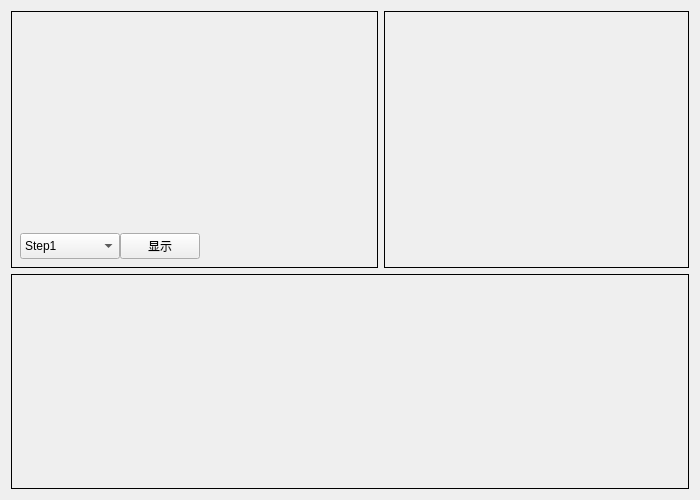
<?xml version="1.0" encoding="UTF-8"?>
<ui version="4.0">
 <class>Step8</class>
 <widget class="QWidget" name="Step8">
  <property name="geometry">
   <rect>
    <x>0</x>
    <y>0</y>
    <width>700</width>
    <height>500</height>
   </rect>
  </property>
  <property name="sizePolicy">
   <sizepolicy hsizetype="Preferred" vsizetype="Expanding">
    <horstretch>0</horstretch>
    <verstretch>0</verstretch>
   </sizepolicy>
  </property>
  <property name="minimumSize">
   <size>
    <width>600</width>
    <height>500</height>
   </size>
  </property>
  <property name="windowTitle">
   <string>Form</string>
  </property>
  <layout class="QVBoxLayout" name="verticalLayout" stretch="6,5">
   <item>
    <layout class="QHBoxLayout" name="horizontalLayout" stretch="6,5">
     <item>
      <widget class="QWidget" name="widget" native="true">
       <property name="sizePolicy">
        <sizepolicy hsizetype="MinimumExpanding" vsizetype="Expanding">
         <horstretch>0</horstretch>
         <verstretch>0</verstretch>
        </sizepolicy>
       </property>
       <property name="minimumSize">
        <size>
         <width>300</width>
         <height>200</height>
        </size>
       </property>
       <property name="styleSheet">
        <string notr="true">#widget{border:1px solid black}</string>
       </property>
       <layout class="QVBoxLayout" name="verticalLayout_3">
        <item>
         <widget class="QWidget" name="widget_2" native="true">
          <property name="sizePolicy">
           <sizepolicy hsizetype="Preferred" vsizetype="Expanding">
            <horstretch>0</horstretch>
            <verstretch>0</verstretch>
           </sizepolicy>
          </property>
          <property name="minimumSize">
           <size>
            <width>300</width>
            <height>0</height>
           </size>
          </property>
          <property name="styleSheet">
           <string notr="true">image: url(:/image/back.png);
border-color: rgb(0, 0, 0);border:1px;</string>
          </property>
         </widget>
        </item>
        <item>
         <layout class="QHBoxLayout" name="horizontalLayout_3">
          <property name="spacing">
           <number>0</number>
          </property>
          <item>
           <widget class="QComboBox" name="comboBox">
            <property name="sizePolicy">
             <sizepolicy hsizetype="Expanding" vsizetype="Fixed">
              <horstretch>0</horstretch>
              <verstretch>0</verstretch>
             </sizepolicy>
            </property>
            <property name="maximumSize">
             <size>
              <width>100</width>
              <height>30</height>
             </size>
            </property>
            <item>
             <property name="text">
              <string>Step1</string>
             </property>
            </item>
            <item>
             <property name="text">
              <string>Step2</string>
             </property>
            </item>
            <item>
             <property name="text">
              <string>Step3</string>
             </property>
            </item>
            <item>
             <property name="text">
              <string>Step4</string>
             </property>
            </item>
            <item>
             <property name="text">
              <string>Step5</string>
             </property>
            </item>
            <item>
             <property name="text">
              <string>Step6</string>
             </property>
            </item>
            <item>
             <property name="text">
              <string>Step7</string>
             </property>
            </item>
            <item>
             <property name="text">
              <string>Step8</string>
             </property>
            </item>
           </widget>
          </item>
          <item>
           <widget class="QPushButton" name="pushButton_3">
            <property name="text">
             <string>显示</string>
            </property>
           </widget>
          </item>
          <item>
           <spacer name="horizontalSpacer">
            <property name="orientation">
             <enum>Qt::Horizontal</enum>
            </property>
            <property name="sizeHint" stdset="0">
             <size>
              <width>40</width>
              <height>20</height>
             </size>
            </property>
           </spacer>
          </item>
         </layout>
        </item>
       </layout>
      </widget>
     </item>
     <item>
      <widget class="QWidget" name="widget_3" native="true">
       <property name="minimumSize">
        <size>
         <width>300</width>
         <height>0</height>
        </size>
       </property>
       <layout class="QVBoxLayout" name="verticalLayout_2">
        <property name="leftMargin">
         <number>0</number>
        </property>
        <property name="topMargin">
         <number>0</number>
        </property>
        <property name="rightMargin">
         <number>0</number>
        </property>
        <property name="bottomMargin">
         <number>0</number>
        </property>
        <item>
         <widget class="QStackedWidget" name="stackedWidget">
          <property name="sizePolicy">
           <sizepolicy hsizetype="Minimum" vsizetype="Preferred">
            <horstretch>0</horstretch>
            <verstretch>0</verstretch>
           </sizepolicy>
          </property>
          <property name="minimumSize">
           <size>
            <width>0</width>
            <height>0</height>
           </size>
          </property>
          <property name="styleSheet">
           <string notr="true">#stackedWidget{border:1px solid black}</string>
          </property>
          <property name="currentIndex">
           <number>0</number>
          </property>
          <widget class="QWidget" name="page"/>
          <widget class="QWidget" name="page_2"/>
         </widget>
        </item>
       </layout>
      </widget>
     </item>
    </layout>
   </item>
   <item>
    <widget class="QStackedWidget" name="stackedWidget_2">
     <property name="sizePolicy">
      <sizepolicy hsizetype="Preferred" vsizetype="MinimumExpanding">
       <horstretch>0</horstretch>
       <verstretch>0</verstretch>
      </sizepolicy>
     </property>
     <property name="minimumSize">
      <size>
       <width>0</width>
       <height>200</height>
      </size>
     </property>
     <property name="styleSheet">
      <string notr="true">#stackedWidget_2{border:1px solid black}</string>
     </property>
     <widget class="QWidget" name="page_3">
      <layout class="QGridLayout" name="gridLayout_2">
       <property name="leftMargin">
        <number>90</number>
       </property>
       <property name="rightMargin">
        <number>90</number>
       </property>
      </layout>
     </widget>
     <widget class="QWidget" name="page_4"/>
    </widget>
   </item>
  </layout>
 </widget>
 <resources/>
 <connections/>
</ui>
